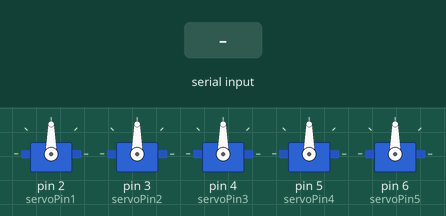
Bench run of a sketch on a simulated Arduino Uno, built with avr-gcc and run on an emulated ATmega328P. On the bench: 5 × servo. Inputs (shaded band) come from the test bench.

Above: at 1.2 s.
1.3 s: "90,45,200\n" received over Serial
At 2.5 s:
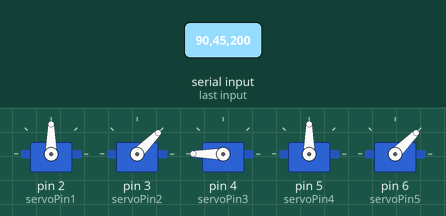
2.8 s: "30,150,10\n" received over Serial
At 3.7 s:
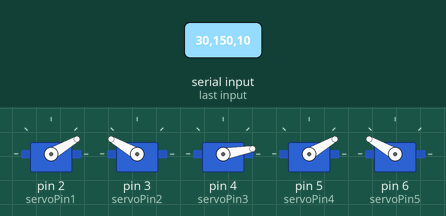
4.3 s: "90,45\n" received over Serial
At 4.6 s:
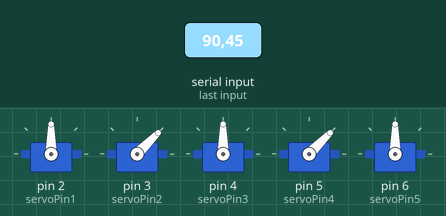
5.8 s: "30,150\n" received over Serial
At 7.0 s:
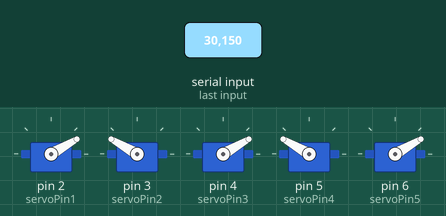
7.3 s: "90,45,200,10\n" received over Serial
At 8.4 s:
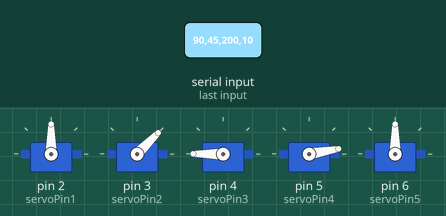
8.8 s: "30,150,10,200\n" received over Serial
At 9.6 s:
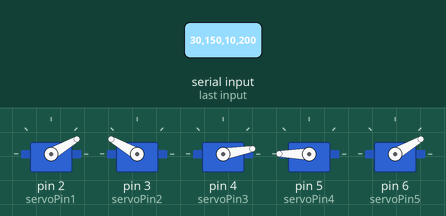
Timing chart, 0 to 11.3 s (numbered marks = the images above; inputs shaded):
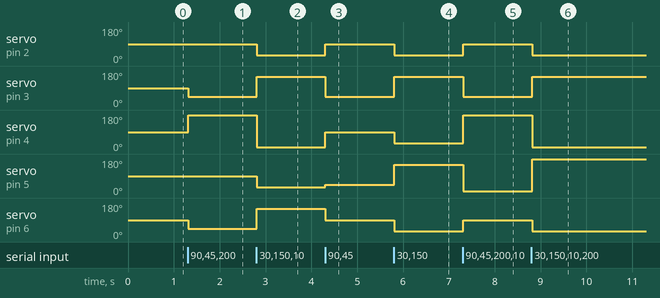

The sketch:

servo_control.ino
```cpp
#include <Servo.h>

Servo servo1, servo2, servo3, servo4, servo5;

const int servoPin1 = 2;
const int servoPin2 = 3;
const int servoPin3 = 4;
const int servoPin4 = 5;
const int servoPin5 = 6;

void setup() {
  Serial.begin(9600);
  servo1.attach(servoPin1);
  servo2.attach(servoPin2);
  servo3.attach(servoPin3);
  servo4.attach(servoPin4);
  servo5.attach(servoPin5);
}

void loop() {
  if (Serial.available() > 0) {
    String data = Serial.readStringUntil('\n');

    int comma1 = data.indexOf(',');
    int comma2 = data.indexOf(',', comma1 + 1);
    int comma3 = data.indexOf(',', comma2 + 1);
    int comma4 = data.indexOf(',', comma3 + 1);

    int value1 = data.substring(0, comma1).toInt();
    int value2 = data.substring(comma1 + 1, comma2).toInt();
    int value3 = data.substring(comma2 + 1, comma3).toInt();
    int value4 = data.substring(comma3 + 1, comma4).toInt();
    int value5 = data.substring(comma4 + 1).toInt();

    servo1.write(value1);
    servo2.write(value2);
    servo3.write(value3);
    servo4.write(value4);
    servo5.write(value5);
  }
}
```

Measured:
- after the input at 1.3 s, servo on pin 3 (servoPin2), servo on pin 6 (servoPin5): 90° → 45° at once; servo on pin 4 (servoPin3): 90° → 180° at once
- after the input at 2.8 s, servo on pin 2 (servoPin1), servo on pin 5 (servoPin4): 90° → 30° at once; servo on pin 3 (servoPin2), servo on pin 6 (servoPin5): 45° → 150° at once; servo on pin 4 (servoPin3): 180° → 10° at once
- after the input at 4.3 s, servo on pin 2 (servoPin1): 30° → 90° at once; servo on pin 3 (servoPin2): 150° → 45° at once; servo on pin 4 (servoPin3): 10° → 90° at once; servo on pin 5 (servoPin4): 30° → 45° at once; servo on pin 6 (servoPin5): 150° → 90° at once
- after the input at 5.8 s, servo on pin 2 (servoPin1), servo on pin 4 (servoPin3), servo on pin 6 (servoPin5): 90° → 30° at once; servo on pin 3 (servoPin2), servo on pin 5 (servoPin4): 45° → 150° at once
- after the input at 7.3 s, servo on pin 2 (servoPin1), servo on pin 6 (servoPin5): 30° → 90° at once; servo on pin 3 (servoPin2): 150° → 45° at once; servo on pin 4 (servoPin3): 30° → 180° at once; servo on pin 5 (servoPin4): 150° → 10° at once
- after the input at 8.8 s, servo on pin 2 (servoPin1), servo on pin 6 (servoPin5): 90° → 30° at once; servo on pin 3 (servoPin2): 45° → 150° at once; servo on pin 4 (servoPin3): 180° → 10° at once; servo on pin 5 (servoPin4): 10° → 180° at once
